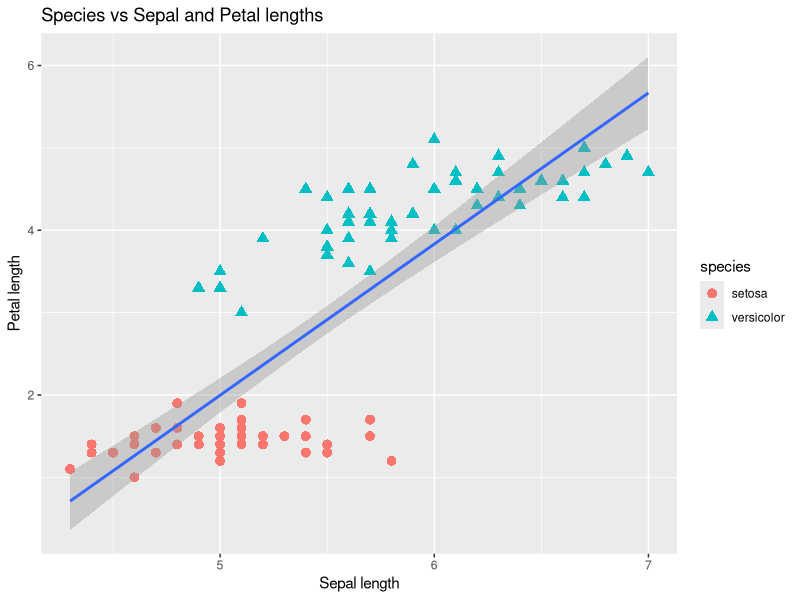
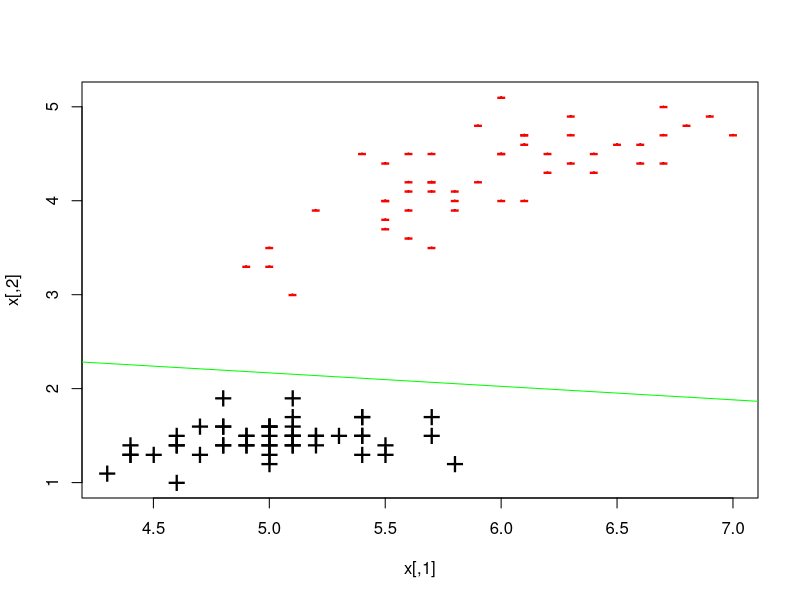

The R source for these figures, in order:
######################################################################
###Simple Perceptron implementation function in R - iris dataset ####

data(iris)
head(iris, n=20)

iris_sub=iris[1:100, c(1, 3, 5)]
names(iris_sub)=c("sepal", "petal", "species")
head(iris_sub)

library(ggplot2)

ggplot(iris_sub, aes(x = sepal, y = petal)) +
  geom_point(aes(colour=species, shape=species), size = 3) +
  xlab("Sepal length") +
  ylab("Petal length") +
  ggtitle("Species vs Sepal and Petal lengths")+geom_smooth(method="lm")

euclidean.norm = function(x) 
{
  sqrt(sum(x * x))}
  distance.from.plane = function(z,w,b) 
    {
      sum(z*w) + b
}
  classify.linear = function(x,w,b)
    {
      distances = apply(x, 1, distance.from.plane, w, b)
      return(ifelse(distances < 0, -1, +1))
}
perceptron = function(x, y, learning.rate=1) {
  w = vector(length = ncol(x)) # initialize weights
  b = 0 # Initialize bias
  k = 0 # count updates
  R = max(apply(x, 1, euclidean.norm))
  mark.complete = TRUE
  while (mark.complete) {
    mark.complete=FALSE
    yc = classify.linear(x,w,b)
    for (i in 1:nrow(x)) {
      if (y[i] != yc[i]) {
        w = w + learning.rate * y[i]*x[i,]
        b = b + learning.rate * y[i]*R^2
        k = k+1
        mark.complete=TRUE
      }
    }
  }
  s = euclidean.norm(w)
  return(list(w=w/s,b=b/s,updates=k))
}

x = cbind(iris_sub$sepal, iris_sub$petal)
y = ifelse(iris_sub$species == "setosa", +1, -1)
p = perceptron(x,y)
plot(x,cex=0.2)
points(subset(x,y==1),col="black",pch="+",cex=2)
points(subset(x,y==-1),col="red",pch="-",cex=2)
intercept = - p$b / p$w[[2]]
slope = - p$w[[1]] /p$ w[[2]]
abline(intercept,slope,col="green")
